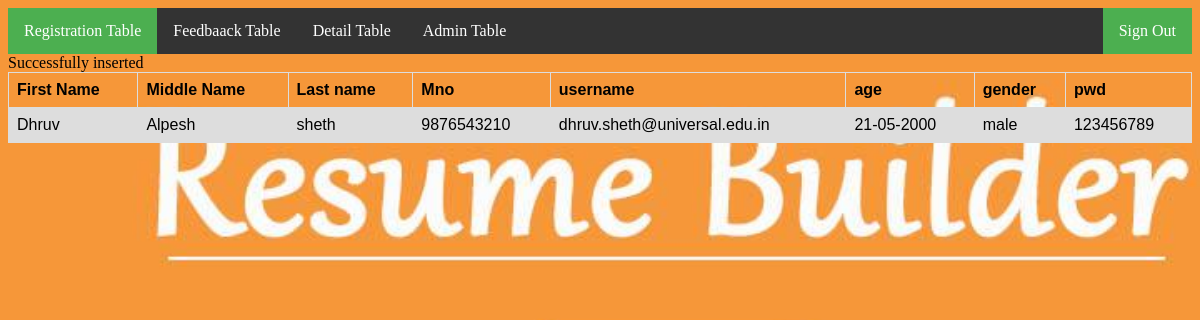
Page /tabledatareg.php on the committed database.
### tables this page shows
CREATE TABLE `reg` (
  `fname` varchar(255) NOT NULL,
  `mname` varchar(255) NOT NULL,
  `lname` varchar(255) NOT NULL,
  `mno` bigint(15) NOT NULL,
  `username` varchar(255) NOT NULL,
  `age` varchar(255) NOT NULL,
  `gender` varchar(255) NOT NULL,
  `pwd` varchar(255) NOT NULL
);

### tabledatareg.php (the view, shortened to what this page needs)
<html>
<head>
</head>
<body>
<ul>
  <li><a class="active" href="tabledatareg.php">Registration Table</a></li>
  <li><a href="tabledatafeedback.php">Feedbaack Table</a></li>
  <li><a href="tabledatadetail.php">Detail Table</a></li>
  <li><a href="tabledataadmin.php">Admin Table</a></li>
<li style="float:right"><a class="active" href="home.html">Sign Out</a></li>
</ul>
</body>
<body>
<head>
</head>
<head>
</head>
<?php
include"connect.php";
$query="select * from reg";
$res=mysqli_query($conn,$query);
?>
<table>
<tr>
   <th>First Name</th>
    <th>Middle Name</th>
   <th>Last name</th>
<th>Mno</th>
<th>username</th>
<th>age</th>
<th>gender</th>
<th>pwd</th>
</tr>
<?php
while($row=mysqli_fetch_array($res))
{
echo "<tr>";
echo "<td>".$row['fname']."</td>";
echo "<td>".$row['mname']."</td>";
echo "<td>".$row['lname']."</td>";
echo "<td>".$row['mno']."</td>";
echo "<td>".$row['username']."</td>";
echo "<td>".$row['age']."</td>";
echo "<td>".$row['gender']."</td>";
echo "<td>".$row['pwd']."</td>";
echo "</tr>";
}
?>
</table>
</body>
</html>

### tabledatareg.php (style rules this page uses)
ul { list-style-type: none; margin: 0; padding: 0; overflow: hidden; background-color: #333; }
li { float: left; }
li a { display: block; color: white; text-align: center; padding: 14px 16px; text-decoration: none; }
.active { background-color: #4CAF50; }
table { font-family: arial, sans-serif; border-collapse: collapse; width: 100%; }
td, th { border: 1px solid #dddddd; text-align: left; padding: 8px; }
tr:nth-child(even) { background-color: #dddddd; }
body { background-image: url('1.jpeg'); background-repeat: no-repeat; background-attachment: fixed; background-size: cover; }

### rows in the picture
reg: fname "Dhruv", mname "Alpesh", lname "sheth", mno "9876543210", username "dhruv.sheth@universal.edu.in", age "21-05-2000", gender "male", pwd "123456789"
